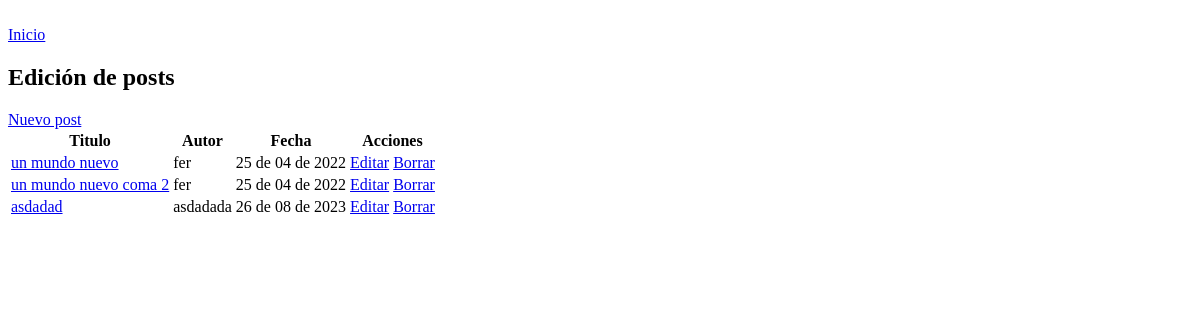
Before: / with the older database file.
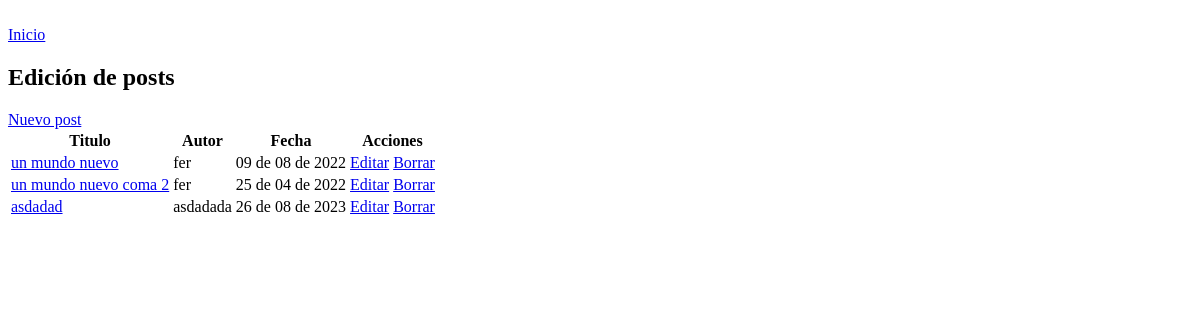
After: the same page with the newer database file.
### tables this page shows
CREATE TABLE posts (
	id INTEGER NOT NULL PRIMARY KEY AUTOINCREMENT,
	fecha date NOT NULL,
	autor TEXT(50) NOT NULL,
	titulo TEXT(120) NOT NULL,
	cuerpo TEXT(1000) NOT NULL
);

### admin.py (the view)
@route('/')
@jinja2_view('admin_index.html')
def home():
    bdatos = Sql(BD)
    resp = bdatos.select('select p.id, p.fecha,p.autor,p.titulo,p.cuerpo from posts p ')
    resp = modifica_fecha(resp)
    return {'posts' : resp}

### admin.py (called while the page is built)
def modifica_fecha(lista_tuplas):
    salida = []
    tmp_tupla = ()
    for t in lista_tuplas:
        cadena_fecha = ''
        partes = t[1].split('-')
        cadena_fecha = partes[2] + ' de ' + partes[1] + ' de ' + partes[0]
        tmp_tupla = (t[0], cadena_fecha, t[2],t[3],t[4])
        salida.append(tmp_tupla)
    return salida

### sql.py (called while the page is built)
    def conectar(self):
        if self.__cnx is None:
            self.__cnx = sqlite3.connect(self.__bd)
        return self.__cnx

    def select(self, consulta):
        cnx = self.conectar()
        cur = cnx.cursor()
        cur.execute(consulta)
        filas = cur.fetchall()
        return filas

### templates/base.html (shortened to what this page needs)
<!DOCTYPE html>
<html lang="en">
<head>
</head>
<body>
    {%block content%}{%endblock%}
</body>
</html>

### templates/admin_index.html (shortened to what this page needs)
{%extends 'base.html' %}
{%block content%}
<br>
<a href="/">Inicio</a>
<br>
<h2>Edición de posts</h2>
<a href="/admin/editar">Nuevo post</a>
<table>
    <thead>
        <tr>
            <th>Titulo</th>
            <th>Autor</th>
            <th>Fecha</th>
            <th>Acciones</th>
        </tr>
    </thead>
    <tbody>
        {%for post in posts%}
        <tr>
            <td><a href="/admin/post/{{post[0]}}">{{post[3]}}</a></td>
            <td>{{post[2]}}</td>
            <td>{{post[1]}}</td>
            <td><a href="/admin/editar/{{post[0]}}">Editar</a> <a href="/admin/borrar/{{post[0]}}">Borrar</a></td>
        </tr>
        {%endfor%}
    </tbody>
</table>
{%endblock%}

Changed rows visible on the page:
changed posts "un mundo nuevo": fecha "25 de 04 de 2022" → "09 de 08 de 2022"
